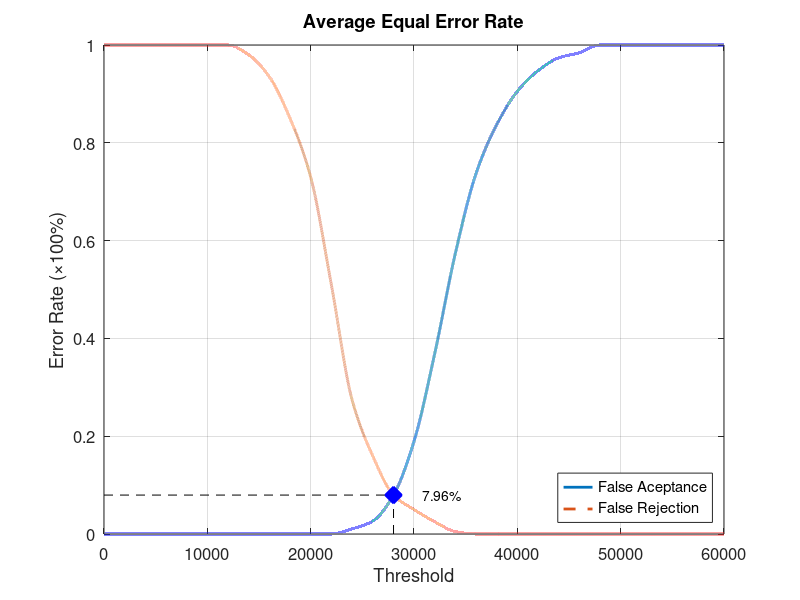
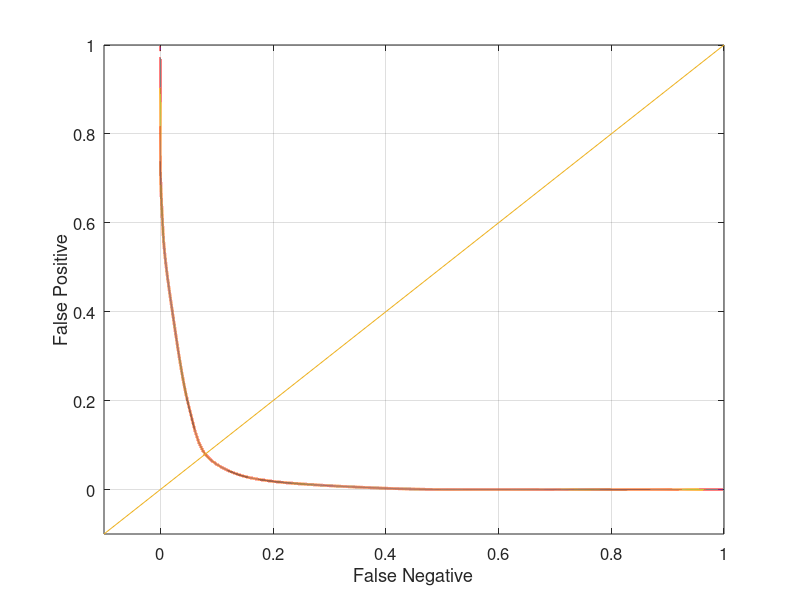

Reproduce these figures in MATLAB, in order.
function yEER = Database3_4
close all;
clear;
clc;
x = 0:2000:60000;
xq = 0:0.5:60000;

y0 = [0 0 0 0 0 0 0 0 0 0 0 0 0.0105263 0.0263158 0.0789474 0.189474 0.368421 0.573684 0.736842 0.836842 0.905263 0.947368 0.973684 0.984211 1 1 1 1 1 1 1];
yy0 = interp1(x, y0, xq, 'pchip');
y1 = [1 1 1 1 1 1 1 0.98 0.935 0.85 0.73 0.51 0.275 0.16 0.08 0.05 0.025 0.005 0 0 0 0 0 0 0 0 0 0 0 0 0];
yy1 = interp1(x, y1, xq, 'pchip');

% Calculating EER: 
y2 = abs(y0 - y1);
find(y2 == min(y2))
yy2 = abs(yy0 - yy1);
xEER = find(yy2 == min(yy2));
xEERIndex = xq(xEER) % X-axis EER
yEER = yy0(xEER) % Y-axis EER

main = figure
plot(xq, yy0,'-','LineWidth', 2);	hold on
plot(xq, yy1,'--','LineWidth', 2);	hold on
plot([xEERIndex xEERIndex], [0 yEER], 'k--');	hold on
plot([0 xEERIndex], [yEER yEER], 'k--');	hold on
plot(xEERIndex, yEER, 'bx', 'LineWidth', 10);	hold on
text(xEERIndex + 10 * xEERIndex / 100, yEER, [num2str(round((10000 * yEER)) / 100) '%'])
legend('False Aceptance', 'False Rejection', 'Location', 'SouthEast')
xlabel('Threshold')
ylabel('Error Rate (\times100%)')
title('Average Equal Error Rate')
set(gca, 'FontSize', 12)
axis([0 60000 0 1])
grid on

print(main, 'Database3_4Main', '-dpng');
FNRxFPR = figure('Color', [1 1 1]);
plot(yy1, yy0, '-', yy1, yy0, 'LineWidth', 2);
hold on
y = -0.1:0.1:1
plot(y, y); 
set(gca, 'FontSize', 12)
xlabel('False Negative')
ylabel('False Positive')
axis([-0.1 1 -0.1 1])
set(gca, 'FontSize', 12)
grid on

print(FNRxFPR, 'Database3_4FNRxFPR','-dpng');
end
